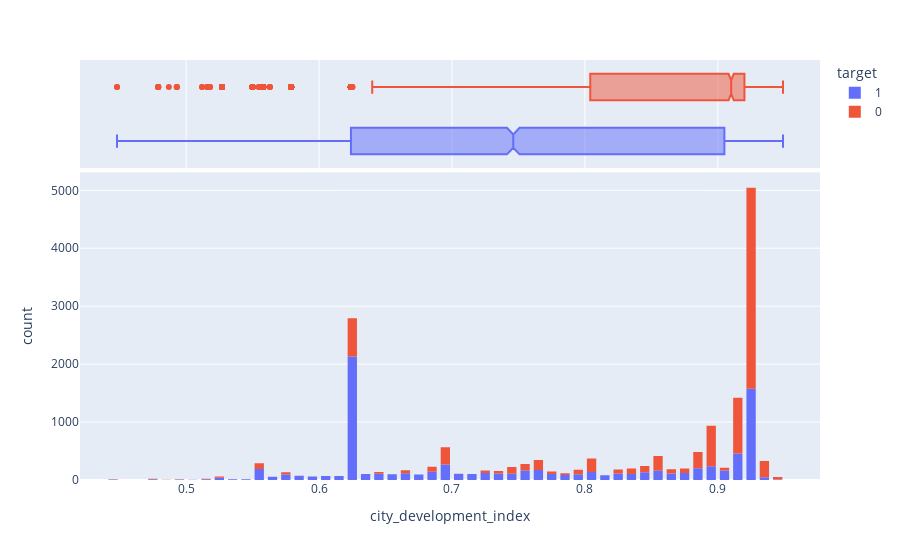

The code cell stored with this chart in its notebook:
### Code cell
fig = ex.histogram(
                    data,
                    marginal = 'box',
                    x = 'city_development_index',
                    color = 'target'
)
fig.update_layout(bargap = 0.3)

### Figure 1 — Plotly figure (JSON) as saved in the notebook; plotly's stock layout.template omitted (floating-point values rounded to 4 significant figures; data arrays with more than 128 entries replaced by an {"elided": "..."} marker saying what was removed)
{"data": [{"bingroup": "x", "hovertemplate": "target=1<br>city_development_index=%{x}<br>count=%{y}<extra></extra>", "legendgroup": "1", "marker": {"color": "#636efa", "pattern": {"shape": ""}}, "name": "1", "orientation": "v", "showlegend": true, "type": "histogram", "x": {"elided": "8628 float values"}, "xaxis": "x", "yaxis": "y"}, {"hovertemplate": "target=1<br>city_development_index=%{x}<extra></extra>", "legendgroup": "1", "marker": {"color": "#636efa"}, "name": "1", "notched": true, "showlegend": false, "type": "box", "x": {"elided": "8628 float values"}, "xaxis": "x2", "yaxis": "y2"}, {"bingroup": "x", "hovertemplate": "target=0<br>city_development_index=%{x}<br>count=%{y}<extra></extra>", "legendgroup": "0", "marker": {"color": "#EF553B", "pattern": {"shape": ""}}, "name": "0", "orientation": "v", "showlegend": true, "type": "histogram", "x": {"elided": "8629 float values"}, "xaxis": "x", "yaxis": "y"}, {"hovertemplate": "target=0<br>city_development_index=%{x}<extra></extra>", "legendgroup": "0", "marker": {"color": "#EF553B"}, "name": "0", "notched": true, "showlegend": false, "type": "box", "x": {"elided": "8629 float values"}, "xaxis": "x2", "yaxis": "y2"}], "layout": {"bargap": 0.3, "barmode": "relative", "legend": {"title": {"text": "target"}, "tracegroupgap": 0}, "margin": {"t": 60}, "xaxis": {"anchor": "y", "domain": [0, 1], "title": {"text": "city_development_index"}}, "xaxis2": {"anchor": "y2", "domain": [0, 1], "matches": "x", "showgrid": true, "showticklabels": false}, "yaxis": {"anchor": "x", "domain": [0, 0.7326], "title": {"text": "count"}}, "yaxis2": {"anchor": "x2", "domain": [0.7426, 1], "matches": "y2", "showgrid": false, "showline": false, "showticklabels": false, "ticks": ""}}}
